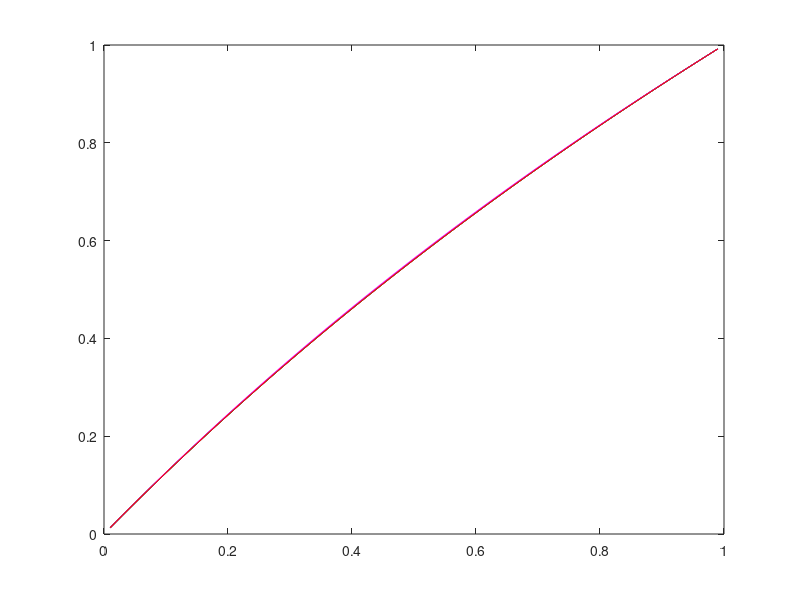

MATLAB code for this plot:
e=1;a=0.5;n=100;h=1/n;
A=ones(n-1,n-1);A=A-A;
A(1,1)=-(2*e+h);
A(1,2)=e+h;
A(n-1,n-1)=-(2*e+h);
A(n-1,n-2)=e;
for i=2:n-2
    A(i,i-1)=e;
    A(i,i)=-(2*e+h);
    A(i,i+1)=e+h;
end
b=ones(n-1,1);
b(n-1)=a*h^2-e-h;
for i=1:n-2
    b(i)=a*h^2;
end
D = diag(diag(A));%求A的对角矩阵
L = -tril(A,-1);%求A的下三角矩阵
U = -triu(A,1);%求A的上三角矩阵
y_true=ones(n-1,1);
for i=1:n-1
    y_true(i)=(1-a)*(1-exp(-i*h/e))/(1-exp(-1/e))+a*i*h;
end

%Jacobi
B=D\(L+U);
g=D\b;
y_old=2*ones(n-1,1);y_new=ones(n-1,1);
n1=0;
while norm(y_new-y_old)/norm(y_old)>10^(-6)
    y_old=y_new;
    y_new=B*y_old+g;
    n1=n1+1;
end
y_Jacobi=y_new;

%G-S
B=(D-L)\U;
g=(D-L)\b;
y_old=2*ones(n-1,1);y_new=ones(n-1,1);
n2=0;
while norm(y_new-y_old)/norm(y_old)>10^(-6)
    y_old=y_new;
    y_new=B*y_old+g;
    n2=n2+1;
end
y_G_S=y_new;

%SOR w=0.5
w=0.5;
B=(D-w*L)\((1-w)*D+w*U);
g=(D-w*L)\(w*b);
y_old=2*ones(n-1,1);y_new=ones(n-1,1);
n3=0;
while norm(y_new-y_old)/norm(y_old)>10^(-6)
    y_old=y_new;
    y_new=B*y_old+g;
    n3=n3+1;
end
y_SOR1=y_new;

%SOR w=1.5
w=1.5;
B=(D-w*L)\((1-w)*D+w*U);
g=(D-w*L)\(w*b);
y_old=2*ones(n-1,1);y_new=ones(n-1,1);
n4=0;
while norm(y_new-y_old)/norm(y_old)>10^(-6)
    y_old=y_new;
    y_new=B*y_old+g;
    n4=n4+1;
end
y_SOR2=y_new;

%compare
x=ones(n-1,1);
for i=1:n-1
    x(i)=i*h;
end
plot(x,y_true,'k');
hold on
plot(x,y_Jacobi,'b');
plot(x,y_G_S,'g');
plot(x,y_SOR1,'m');
plot(x,y_SOR2,'r');
